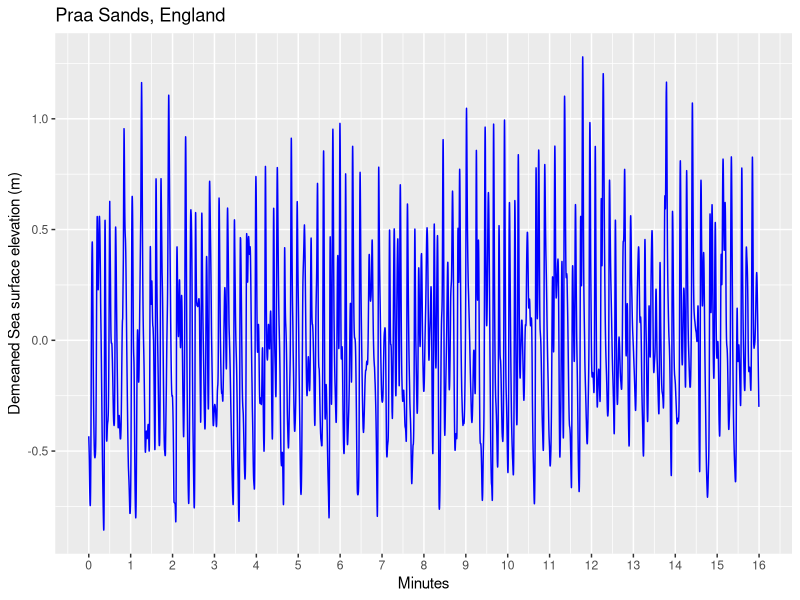
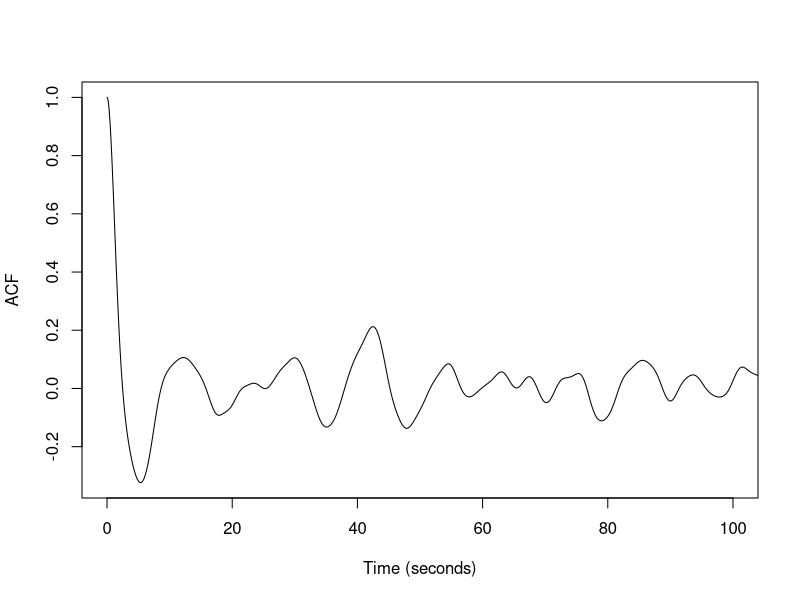
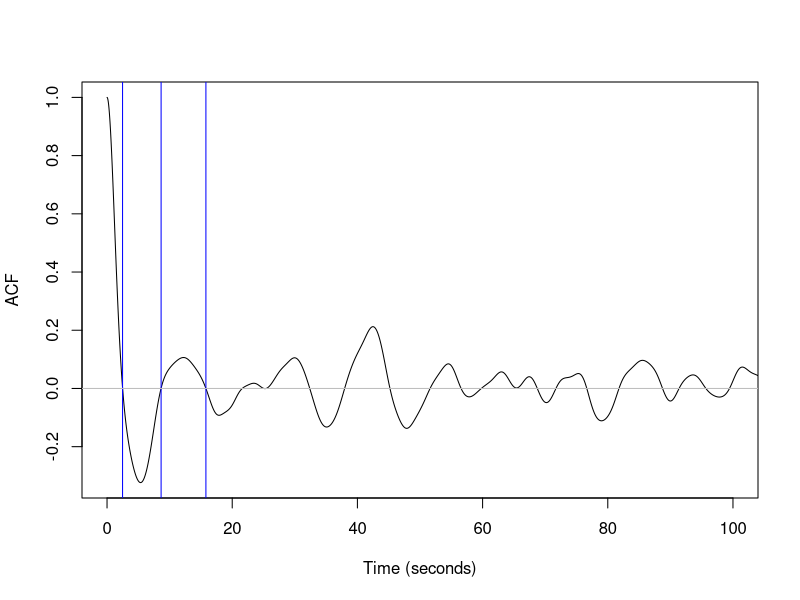
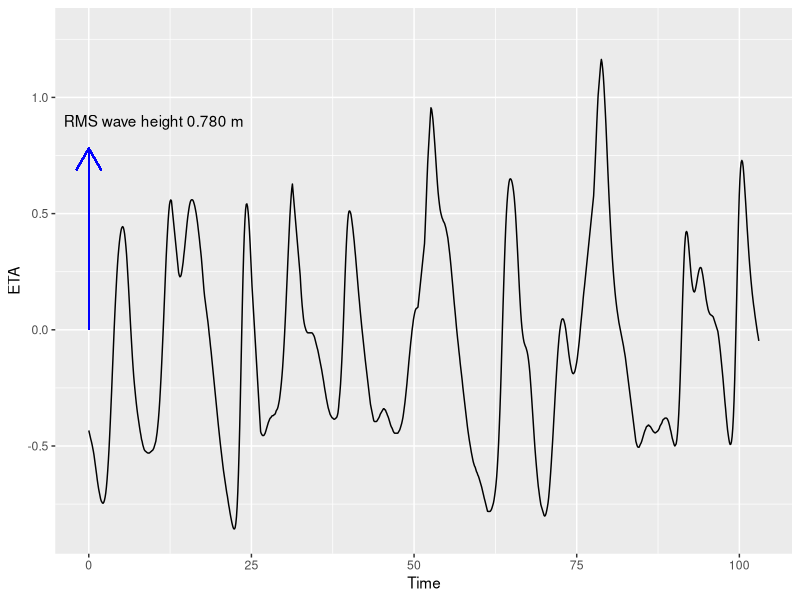
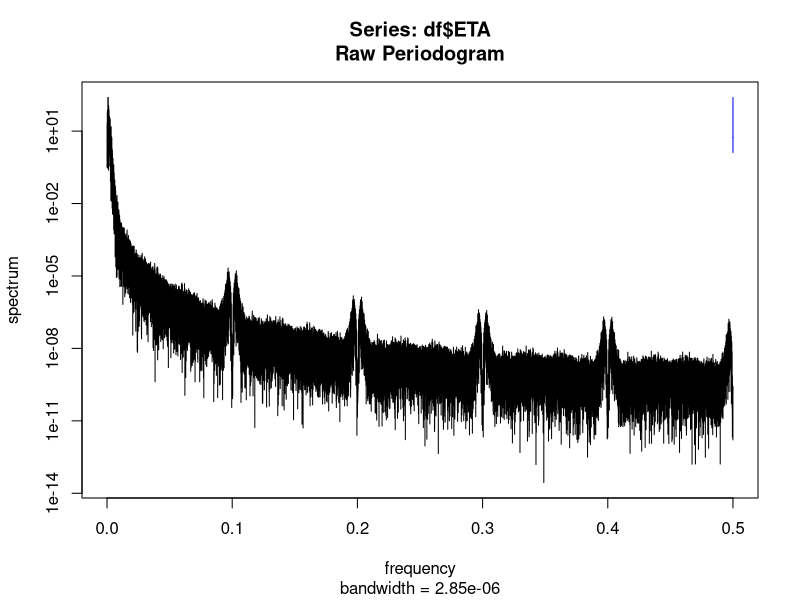
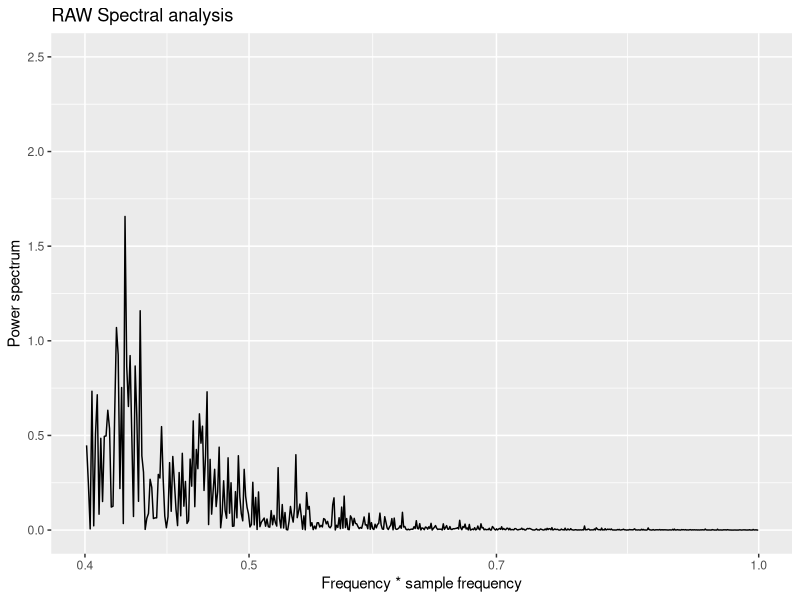
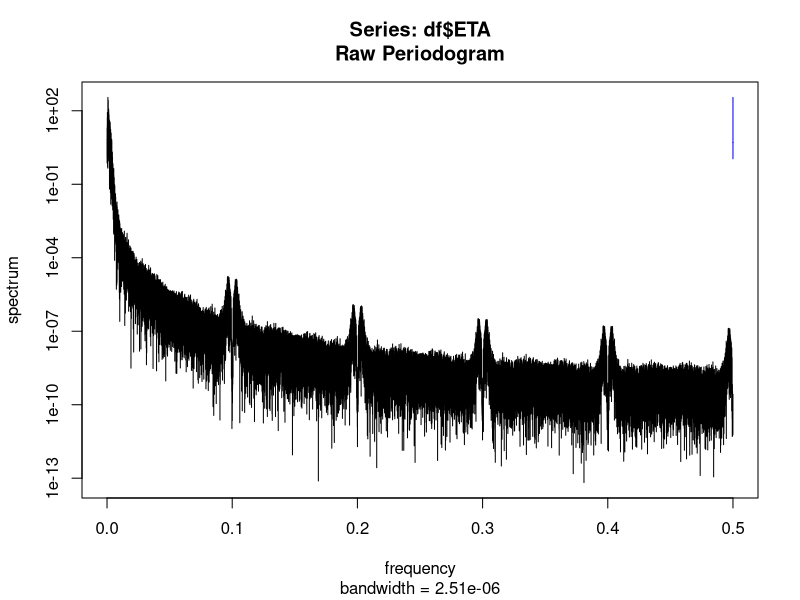
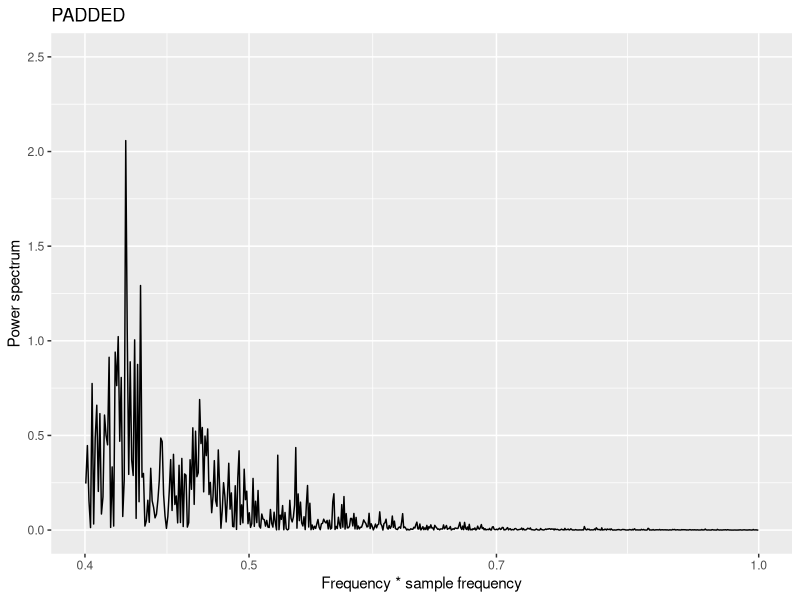

Here is the R script that generated these plots, in order:
## Week 9: Spectral Analysis

#=================================================
## PART 1 : WORKING WITH THE DATA

## 1.1. Use the read.csv function to read the wavedata.csv file

d <- read.csv("wavedata.csv", header = TRUE, sep = ",")

## This is sea surface elevation data measured on a beach 
## (specifically, it came from Praa Sands, England, and it was measured by yours truly)
### The two columns are: 1) time in seconds, and 2) sea surface elevation, eta, in metres
### We're going to use spectral analysis to work out basic quantities from this time series, such as wave heights, periods, speeds and wavelengths
## These same techniques can be used to analyze many other random signals in nature such temperature and topography

## 1.2. Use R to work out the sample frequency? (number of sea surface elevation samples per second, or Hz) Round to the nearest integer

freq.df <- matrix(data = NA, nrow = length(seq(round(min(d$Time)), round(max(d$Time)), by = 1)), ncol= 1)
freq.df[1] <- sum(d$Time <2000 +1)-1

for(i in 2001:3000){
  freq.df[i] <- sum(d$Time >i & d$Time <i +1)-1
}

freq.df <- na.omit(freq.df)

Fs <- round(mean(freq.df/1))
print(Fs) #samples per second


## 1.3. Recast the time vector so it starts from zero

t.diff <- mean(diff(d$Time))
duration = max(d$Time)-min(d$Time)
recast.time <- seq(0, duration, by = t.diff)

## 1.4. Show what proportion of the sea surface elevations are NAs

nas <- round((sum(is.na(d$Eta))/length(d$Eta))*100, digits = 3)
print(nas) #percentage of NAs in the sea surface elevations

## 1.5. We don't want the NA values but we want to keep the regular time stamp. This means replacing NAs with an estimated value, rather than removing them
# load the 'zoo' library and use the 'na.approx' method to replace each NA with interpolated values

#install.packages("zoo")
library(zoo)

cleaned <- na.approx(d$Eta)

## 1.6. Check that there are no NAs in the sea surface elevation data

which(is.na(cleaned)) #no NAs

## 1.7. What is the mean water depth?

print(mean(cleaned))

## 1.8. Recast this no-NA sea surface elevation so it has zero mean

scaled <- cleaned - mean(cleaned)

## 1.9. Make a plot of the time-series of time in minutes versus demeaned sea surface elevation. 
##    Make it appropriately beautiful with labels containing units

library(ggplot2)

df <- cbind(recast.time, scaled)
colnames(df) <- c("Time", "ETA")
df <- as.data.frame(df)

min.period = seq(0, 1000, by = 1000/16)
min.labels = seq(0, 16, by = 1)
#hrs.freqs = 1/hrs.period

my.plot <- ggplot(data = df, aes(x = Time, y = ETA)) +
  geom_line(colour = "blue")+
  scale_x_continuous(breaks = min.period, labels = min.labels)+
  labs(title = "Praa Sands, England", x = "Minutes", y = "Demeaned Sea surface elevation (m)")

my.plot
##1.10. Later, we're going to use the Fourier transform to transform the series from the time to frequency domain. 
##     What will be the frequency resolution (the interval between adjacent frequency bins, or bin width)?

freq.res = Fs/length(df$ETA)

#=================================================
## PART 2 : AUTOCORRELATION ANALYSIS OF WAVES

## 2.1. Let's have a look at the autocorrelation function of the trace. Compute the autocorrelation up to lag corresponding to 10 seconds

ACF <- acf(df$ETA, lag.max = length(df$ETA) , plot = F)

## 2.2 Make a plot of the autocorrelation function (ACF) versus time in seconds. 

plot(x = df$Time, y = ACF$acf, type = "l", ylab = "ACF", xlab = "Time (seconds)", xlim = c(0,100))

## Notice that the ACF dips below zero then comes back up in a "2nd bump" 
## (between the first zero up-crossing and second zero down-crossing). 
## The range of periods in this second bump is an indication of what the dominant wave periods are present in the data

## 2.3 annotate the plot with a markers at the frst 3 points where the curve crosses zero 
##     (i.e., first down-crossing, first up-crossing, and second down-crossing)
##     What range of periods do you expect the dominant waves to have?

cross = which(ACF$acf < 0)

plot(x = df$Time, y = ACF$acf, type = "l", ylab = "ACF", xlab = "Time (seconds)", xlim = c(0,100))
abline(v = 2.479256, col = "blue")
abline(v = 8.637408, col = "blue")
abline(v = 15.79526, col = "blue")
abline(h = 0, col = "grey")

#I would expect a range between 8 and 15 seconds
#=================================================
## PART 3 : SPECTRAL ANALYSIS OF WAVES

## 3.1. Compute the r.m.s wave amplitude (m) from the time-series

RMS.amp = sqrt(mean(df$ETA^2))

## 3.2. Compute the r.m.s wave height (m) from the amplitude

RMS.height = RMS.amp*2

## 3.3. Make a plot of just the first 103 seconds of wave data, and annotate the plot with a bar showing the r.m.s. wave height
##      use ggplot and save the plot as an object (variable)

wave.plot = ggplot(df)+
  geom_line(aes(x = Time, y = ETA))+
  xlim(0, 103)+
  annotate("text", x = 10, y = 0.9, label = "RMS wave height 0.780 m")+
  geom_segment(x = 0, y = 0, xend = 0, yend = RMS.height, colour = "blue", arrow = arrow() )

wave.plot

## 3.4. Compute a raw periodogram of the data using the spec.pgram function
##      Taper 10% of the data. Don't pad or smooth the time-series 

pg = spec.pgram(df$ETA, taper = 0.1) 

## 3.5. Show that the rms amplitude computed from the spectrum is roughly equivalent to the rms amplitude computed in 3.1
##      remember the spec.pgram function doesn't normalize by (half) the length of the signal, and that the periodogram is one-sided

RMS.spec = sqrt(mean(pg$spec))
print(RMS.spec)
print(RMS.amp)

## 3.6. Make a dataframe of the spectrum and create a plot. 
##     Note that the usual range of wave periods on beaches is ~4 to ~30 seconds
##     Also note that the frequency vector needs to be multiplied by the sample frequency

normal = which(df$Time >4 & df$Time < 30)
min(normal)
max(normal)

df2 = cbind(pg$freq*Fs, pg$spec)
colnames(df2) = c("Frequency", "Spectrum")
df2 = as.data.frame(df2[402:3001,])

spec.plot = ggplot(df2)+
  geom_line(aes(x = df2$Frequency, y = df2$Spectrum))+
  scale_x_log10(limits = c(0.4, 1), breaks = c(0.4, 0.5, 0.7, 1))+
  scale_y_continuous(limits = c(0, 2.5))+
  labs(x = "Frequency * sample frequency", y = "Power spectrum", title = "RAW Spectral analysis")
  
spec.plot

## 3.7. Compute the spectrum with 10% tapering and 15% padding (hint: ?spec.pgram)

pg2 = spec.pgram(df$ETA, taper = 0.1, pad = 0.15)
df3 = cbind(pg2$freq*Fs, pg2$spec)
colnames(df3) = c("Frequency", "Spectrum")
df3 = as.data.frame(df3[402:3001,])

## 3.8 Use the gridExtra package to make a (2 column) side-by-side graph of the raw and unpadded spectrum plots. What is the major difference? 

library(gridExtra)

spec.plot2 = ggplot(df3)+
  geom_line(aes(x = df3$Frequency, y = df3$Spectrum))+
  scale_x_log10(limits = c(0.4, 1), breaks = c(0.4, 0.5, 0.7, 1))+
  scale_y_continuous(limits = c(0, 2.5))+
  labs(x = "Frequency * sample frequency", y = "Power spectrum", title = "PADDED")

spec.plot2

my.power.plot = grid.arrange(spec.plot, spec.plot2, ncol = 1, nrow = 2)

#the major difference is that the pwer spectrum values are exaggerated in the padded analysis

## 3.9. Compute the spectrum with 10% tapering, 15% padding and a modified Daniell (or rectangular) window to be used to smooth the periodogram. 
##      Use a width of 5 for the smoothing function
##      Make a (3 column) side by side plot of raw, unpadded, and filtered spectrum plots

pg3 = spec.pgram(df$ETA, taper = 0.1, pad = 0.15, spans = 5)
df4 = cbind(pg3$freq*Fs, pg3$spec)
colnames(df4) = c("Frequency", "Spectrum")
df4 = as.data.frame(df4[402:3001,])

spec.plot3 = ggplot(df4)+
  geom_line(aes(x = df4$Frequency, y = df4$Spectrum))+
  scale_x_log10(limits = c(0.4, 1), breaks = c(0.4, 0.5, 0.7, 1))+
  scale_y_continuous(limits = c(0, 2.5))+
  labs(x = "Frequency * sample frequency", y = "Power spectrum", title = "MODIFIED DANIELL")

spec.plot3

my.power.plot = grid.arrange(spec.plot, spec.plot2, spec.plot3, ncol = 3, nrow = 1)

## 3.10. Compute the 95% confidence intervals for the filtered spectrum

alpha = 0.05
U = qchisq(alpha/2, df = pg3$df)
L = qchisq(1-(alpha/2), df = pg3$df)

pg3$CIlower = 2*pg3$spec/L
pg3$CIupper = 2*pg3$spec/U

df5 = cbind(pg3$freq*Fs, pg3$spec, pg3$CIlower, pg3$CIupper)
colnames(df5) = c("Frequency", "Spectrum", "Lower", "Upper")
df5 = as.data.frame(df5[402:3001,])

## 3.11. Make a (3 column) side by side plot of raw, unpadded, and filtered spectrum plots. 
##       On the plot of filtered spectrum, add the lines for the upper and lower confidence intervals, and log scale the y axis

spec.plot4 = ggplot() + 
  geom_line(aes(x = df5$Frequency, y = df5$Spectrum, col = "Estimate"))+
  geom_line(aes(x = df5$Frequency, y = df5$Lower, col = "Lower CI"))+
  geom_line(aes(x = df5$Frequency, y = df5$Upper, col = "Upper CI"))+
  scale_y_log10()+
  labs(x = "Frequency * sample frequency", y = "Power spectrum", title = "MODIFIED DANIELL")
  


#=================================================
## PART 4 : STATISTICS AND SIMULATION OF WAVES

## 4.1. What is the dominant wave period, in seconds? (associated with the peak in the filtered spectrum)


## 4.2. Annotate the plot you made of just the first 103 seconds of wave data (in Q 3.3), with a bar showing the wave period


## 4.3. What is the amplitude of waves (in metres) associated with the dominant wave period?
##      Note the units of the power spectrum are m^2 / Hz, so to find m you need sqrt(power in m^2) * Freq (in Hz)
##      But also remember you have to undo the 2*n factor that was applied to satisfy Parseval's theorem (see lesson notes)



## 4.4. What is the period (in seconds) and amplitude (in metres) of waves associated with the SECOND most dominant wave period?



## 4.5. Using a linear superposition of 2 sine waves, simulate a synthetic time series of waves that have the amplitude and period
##      of the 2 most dominant wave periods in the record


## 4.6. Annotate the plot you made of just the first 103 seconds of wave data (in Q 3.3), with 
##      the first 103 seconds of the synthetic time-series you generated in Q 4.5


## 4.7. Make a graph that shows the histograms of both the real and simulated sea surface elevations (on the same plot)
##      Explain the major difference between the distributions, using what you know about the power spectrum


## 4.8. The so-called 'significant wave height' is the average height of the largest 1/3 of waves. 
##      Wave theory tells us that it can be computed from as 4 times the standard deviation of the detrended sea surface elevation series. Compute it.



## 4.9. Deep water wave phase speed (also called celerity), Co, is (g / 2*pi) * T, 
##       in metres per second, where T is wave period, and g is gravitational acceleration (= 9.81 m/s^2).
##       Compute the wave phase speed for the first and second most dominant wave periods (Q 4.1 and Q 4.4)


## 4.10. Waves start to slow down significantly in shallow water because of bottom friction and is controlled by water depth
##       Phase speed is: C = sqrt(g*h), where h is mean water depth (Q 1.7)
##       Compute the shallow wave phase speed


## 4.11. Wavelength is given by C / f, where f is wave frequency. Make one final beautiful plot, this time of power spectral density versus wavelength
